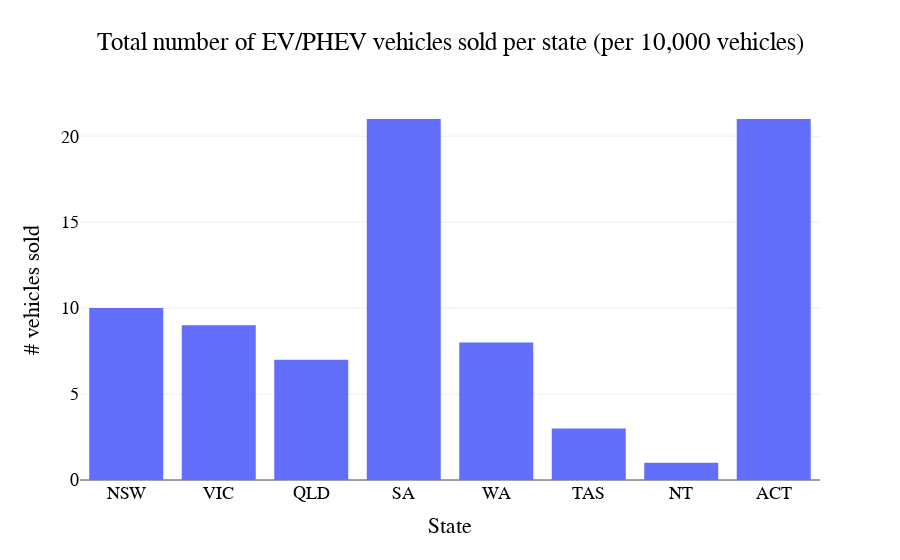

The cell this chart's notebook holds for it:
### Code cell
# Plot bar graph

x = state_ev_df['State']
y = state_ev_df['EV_per_10000']

fig = px.bar(x=x, y=y, labels=dict(x="State", y="# vehicles sold"),
             title='Total number of EV/PHEV vehicles sold per state (per 10,000 vehicles)')

fig.update_layout(
    font_family="Helvetica",
    font_color="black",
    title_font_family="Helvetica",
    title_font_color="black",
    legend_title_font_color="black")

fig.layout.template = 'presentation'

fig.update_xaxes(title_font_family="Helvetica")
plotly.offline.plot(fig, filename='/Users/minoperic/Data Analytics/Data Investigations/australian-electric-vehicle-sales/fig_3.html')
fig.show()

### Figure 1 — Plotly figure (JSON) as saved in the notebook; plotly's stock layout.template omitted (floating-point values rounded to 4 significant figures)
{"data": [{"alignmentgroup": "True", "hovertemplate": "State=%{x}<br># vehicles sold=%{y}<extra></extra>", "legendgroup": "", "marker": {"color": "#636efa", "pattern": {"shape": ""}}, "name": "", "offsetgroup": "", "orientation": "v", "showlegend": false, "textposition": "auto", "type": "bar", "x": ["NSW", "VIC", "QLD", "SA", "WA", "TAS", "NT", "ACT"], "xaxis": "x", "y": [10, 9, 7, 21, 8, 3, 1, 21], "yaxis": "y"}], "layout": {"barmode": "relative", "font": {"color": "black", "family": "Helvetica"}, "legend": {"title": {"font": {"color": "black"}}, "tracegroupgap": 0}, "title": {"font": {"color": "black", "family": "Helvetica"}, "text": "Total number of EV/PHEV vehicles sold per state (per 10,000 vehicles)"}, "xaxis": {"anchor": "y", "domain": [0, 1], "title": {"font": {"family": "Helvetica"}, "text": "State"}}, "yaxis": {"anchor": "x", "domain": [0, 1], "title": {"text": "# vehicles sold"}}}}
